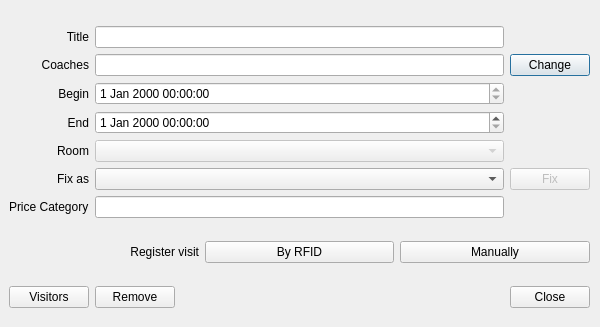
<?xml version="1.0" encoding="UTF-8"?>
<ui version="4.0">
 <class>eventInfo</class>
 <widget class="QDialog" name="eventInfo">
  <property name="windowModality">
   <enum>Qt::ApplicationModal</enum>
  </property>
  <property name="geometry">
   <rect>
    <x>0</x>
    <y>0</y>
    <width>600</width>
    <height>327</height>
   </rect>
  </property>
  <property name="windowTitle">
   <string>Dialog</string>
  </property>
  <widget class="QWidget" name="verticalLayoutWidget">
   <property name="geometry">
    <rect>
     <x>9</x>
     <y>9</y>
     <width>581</width>
     <height>317</height>
    </rect>
   </property>
   <layout class="QVBoxLayout" name="verticalLayout" stretch="7,1,1">
    <item>
     <layout class="QGridLayout" name="gridLayout">
      <property name="sizeConstraint">
       <enum>QLayout::SetMaximumSize</enum>
      </property>
      <item row="0" column="0">
       <widget class="QLabel" name="labelTitle">
        <property name="text">
         <string>Title</string>
        </property>
        <property name="alignment">
         <set>Qt::AlignRight|Qt::AlignTrailing|Qt::AlignVCenter</set>
        </property>
       </widget>
      </item>
      <item row="1" column="0">
       <widget class="QLabel" name="labelCoaches">
        <property name="text">
         <string>Coaches</string>
        </property>
        <property name="alignment">
         <set>Qt::AlignRight|Qt::AlignTrailing|Qt::AlignVCenter</set>
        </property>
       </widget>
      </item>
      <item row="2" column="0">
       <widget class="QLabel" name="labelBegin">
        <property name="text">
         <string>Begin</string>
        </property>
        <property name="alignment">
         <set>Qt::AlignRight|Qt::AlignTrailing|Qt::AlignVCenter</set>
        </property>
       </widget>
      </item>
      <item row="3" column="0">
       <widget class="QLabel" name="labelEnd">
        <property name="text">
         <string>End</string>
        </property>
        <property name="alignment">
         <set>Qt::AlignRight|Qt::AlignTrailing|Qt::AlignVCenter</set>
        </property>
       </widget>
      </item>
      <item row="4" column="0">
       <widget class="QLabel" name="labelRoom">
        <property name="text">
         <string>Room</string>
        </property>
        <property name="alignment">
         <set>Qt::AlignRight|Qt::AlignTrailing|Qt::AlignVCenter</set>
        </property>
       </widget>
      </item>
      <item row="5" column="0">
       <widget class="QLabel" name="labelFix">
        <property name="text">
         <string>Fix as</string>
        </property>
        <property name="alignment">
         <set>Qt::AlignRight|Qt::AlignTrailing|Qt::AlignVCenter</set>
        </property>
       </widget>
      </item>
      <item row="0" column="1">
       <widget class="QLineEdit" name="editTitle">
        <property name="readOnly">
         <bool>true</bool>
        </property>
       </widget>
      </item>
      <item row="1" column="1">
       <widget class="QLineEdit" name="editCoaches">
        <property name="readOnly">
         <bool>true</bool>
        </property>
       </widget>
      </item>
      <item row="4" column="1">
       <widget class="QComboBox" name="comboRoom">
        <property name="enabled">
         <bool>false</bool>
        </property>
       </widget>
      </item>
      <item row="5" column="1">
       <widget class="QComboBox" name="comboFix">
        <property name="enabled">
         <bool>true</bool>
        </property>
       </widget>
      </item>
      <item row="1" column="2">
       <widget class="QPushButton" name="buttonChange">
        <property name="text">
         <string>Change</string>
        </property>
       </widget>
      </item>
      <item row="5" column="2">
       <widget class="QPushButton" name="buttonFix">
        <property name="enabled">
         <bool>false</bool>
        </property>
        <property name="text">
         <string>Fix</string>
        </property>
       </widget>
      </item>
      <item row="2" column="1">
       <widget class="QDateTimeEdit" name="editBegin">
        <property name="readOnly">
         <bool>true</bool>
        </property>
       </widget>
      </item>
      <item row="3" column="1">
       <widget class="QDateTimeEdit" name="editEnd"/>
      </item>
      <item row="6" column="0">
       <widget class="QLabel" name="label">
        <property name="text">
         <string>Price Category</string>
        </property>
       </widget>
      </item>
      <item row="6" column="1">
       <widget class="QLineEdit" name="editPriceCategory"/>
      </item>
     </layout>
    </item>
    <item>
     <layout class="QHBoxLayout" name="visitLayout">
      <item>
       <widget class="QLabel" name="labelVisit">
        <property name="text">
         <string>Register visit</string>
        </property>
        <property name="alignment">
         <set>Qt::AlignRight|Qt::AlignTrailing|Qt::AlignVCenter</set>
        </property>
       </widget>
      </item>
      <item>
       <widget class="QPushButton" name="buttonVisitRFID">
        <property name="text">
         <string>By RFID</string>
        </property>
       </widget>
      </item>
      <item>
       <widget class="QPushButton" name="buttonVisitManual">
        <property name="text">
         <string>Manually</string>
        </property>
       </widget>
      </item>
     </layout>
    </item>
    <item>
     <layout class="QHBoxLayout" name="buttonLayout">
      <item>
       <widget class="QPushButton" name="buttonVisitors">
        <property name="text">
         <string>Visitors</string>
        </property>
       </widget>
      </item>
      <item>
       <widget class="QPushButton" name="buttonRemove">
        <property name="text">
         <string>Remove</string>
        </property>
       </widget>
      </item>
      <item>
       <spacer name="horizontalSpacer">
        <property name="orientation">
         <enum>Qt::Horizontal</enum>
        </property>
        <property name="sizeHint" stdset="0">
         <size>
          <width>40</width>
          <height>20</height>
         </size>
        </property>
       </spacer>
      </item>
      <item>
       <widget class="QPushButton" name="buttonClose">
        <property name="text">
         <string>Close</string>
        </property>
       </widget>
      </item>
     </layout>
    </item>
   </layout>
  </widget>
 </widget>
 <resources/>
 <connections/>
</ui>
